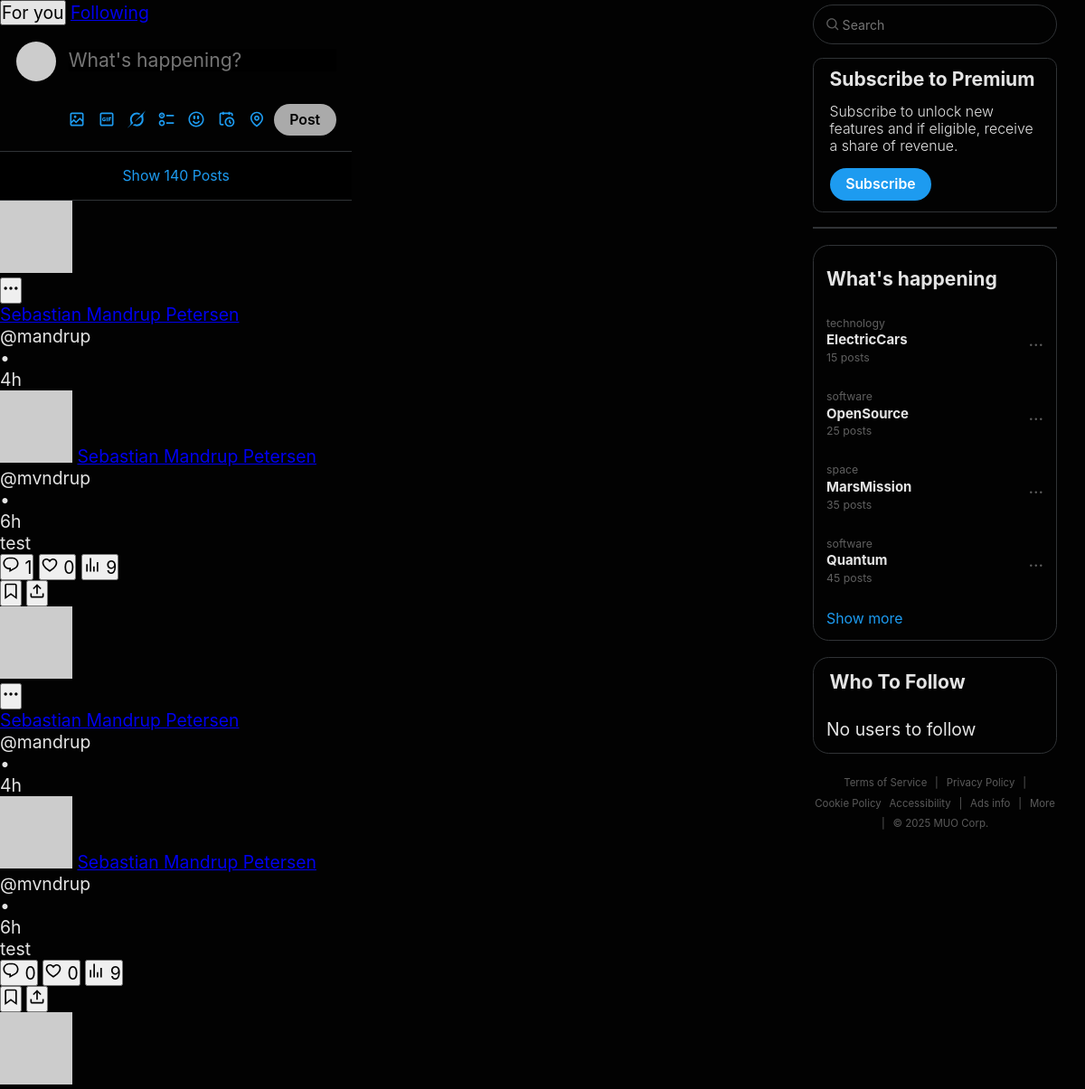
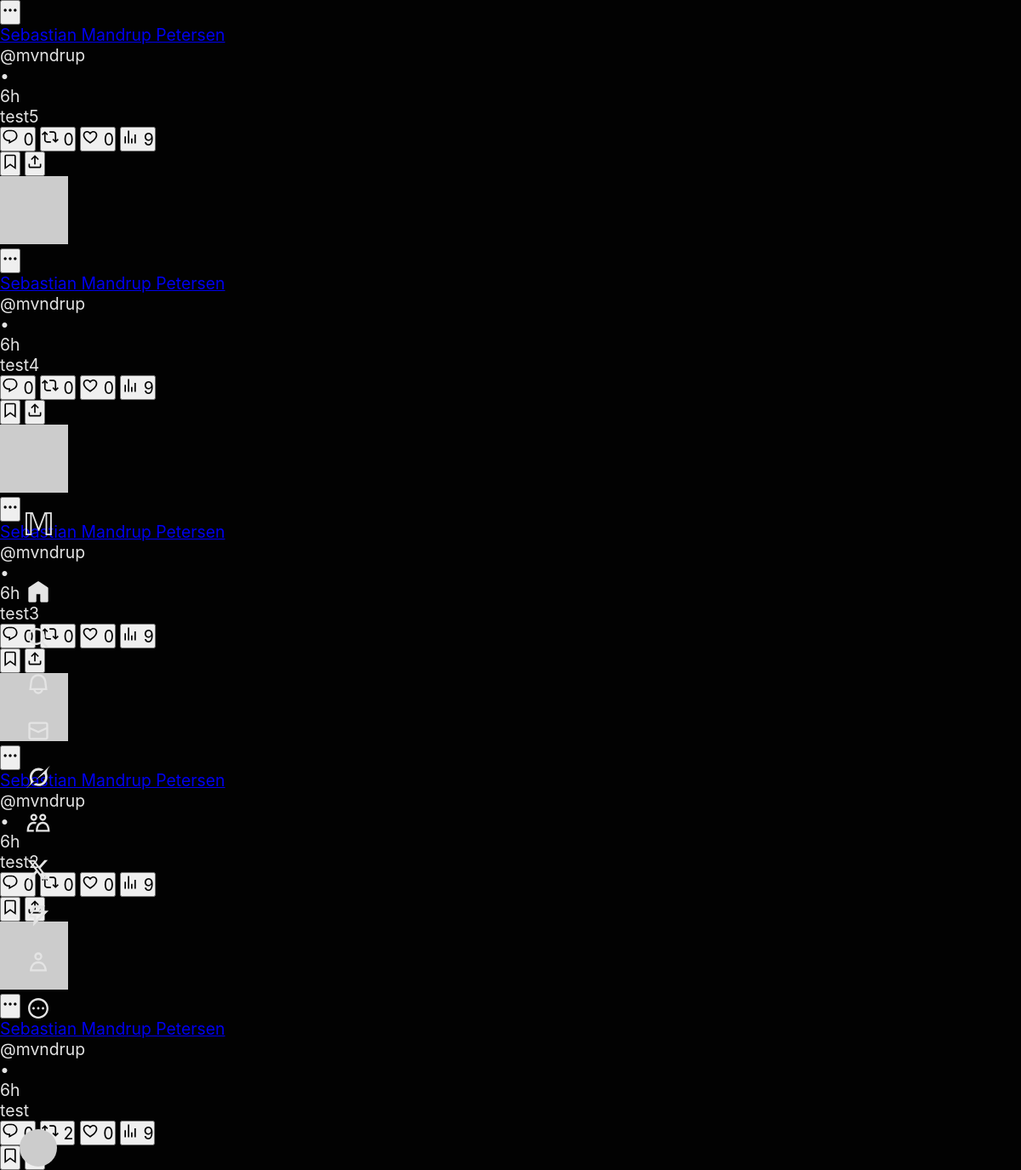
/home (signed in), run on the app's committed database (2 pictures, top to bottom).
### tables this page shows
CREATE TABLE `posts` (
  `post_pk` char(50) NOT NULL,
  `post_content` varchar(200) DEFAULT NULL,
  `post_image` varchar(255) DEFAULT NULL,
  `post_reference` char(50) DEFAULT NULL,
  `post_user_fk` char(50) NOT NULL,
  `post_created_at` bigint(20) UNSIGNED NOT NULL,
  `post_deleted_at` bigint(20) UNSIGNED DEFAULT NULL
);

CREATE TABLE `users` (
  `user_pk` char(50) NOT NULL,
  `user_name` varchar(35) NOT NULL,
  `user_email` varchar(255) DEFAULT NULL,
  `user_password` varchar(255) NOT NULL,
  `user_phone` varchar(20) DEFAULT NULL,
  `user_birthday` date NOT NULL,
  `user_personalized_ads` tinyint(1) NOT NULL,
  `user_connect_with_email_phone` tinyint(1) NOT NULL,
  `user_handle` varchar(20) NOT NULL,
  `user_banner` varchar(255) DEFAULT NULL,
  `user_language` char(2) NOT NULL DEFAULT 'en',
  `user_bio` varchar(255) DEFAULT NULL,
  `user_location` varchar(50) DEFAULT NULL,
  `user_website` varchar(50) DEFAULT NULL
);

CREATE TABLE `topics` (
  `topic_pk` char(50) NOT NULL,
  `topic_name` varchar(25) NOT NULL,
  `topic_field` varchar(25) NOT NULL,
  `topic_count` bigint(20) UNSIGNED NOT NULL,
  `topic_rank` tinyint(3) UNSIGNED NOT NULL,
  `topic_created_at` bigint(20) UNSIGNED NOT NULL,
  `topic_updated_at` bigint(20) UNSIGNED NOT NULL,
  `topic_deleted_at` bigint(20) UNSIGNED DEFAULT NULL
);

### controllers/home.php (called while the page is built, shortened)
<?php
require_once __DIR__ . '/../models/PostModel.php';
require_once __DIR__ . '/../models/TopicModel.php';
$postModel = new PostModel();
$topicModel = new TopicModel();
try {
	$currentUserPk = $_SESSION['user']['user_pk'];
	$posts = $postModel->getAllWithCounts($currentUserPk);
	$firstThreeTopics = $topicModel->getPage();
} catch (Exception $e) {
	$usersToFollow = [];
	$firstThreeTopics = [];
	$posts = [];
	$error = $e->getMessage();
}
require __DIR__ . '/../views/home.php';

### routes.php (called while the page is built, shortened)
<?php
get('/home', 'controllers/home.php');

### services/db.php (called while the page is built)
<?php
try {
  $dbUserName = 'root';
  $dbPassword = 'password';
  $dbConnection = 'mysql:host=mariadb; dbname=company; charset=utf8mb4';
  $options = [
    PDO::ATTR_ERRMODE => PDO::ERRMODE_EXCEPTION,
    PDO::ATTR_DEFAULT_FETCH_MODE => PDO::FETCH_ASSOC
  ];
  return new PDO(
    $dbConnection,
    $dbUserName,
    $dbPassword,
    $options
  );
} catch (PDOException $ex) {
  echo $ex;
  exit();
}

### services/db_connector.php (called while the page is built)
<?php
if ($_SERVER['HTTP_HOST'] == 'mvndrup.com') {
    return require __DIR__ . '/server_db.php';
} else {
    return require __DIR__ . '/db.php';
}

### models/PostModel.php (called while the page is built, shortened)
<?php
class PostModel {
    private $_db;
    public function __construct() {
        $this->_db = require __DIR__ . '/../services/db_connector.php';
    }
    public function getAllWithCounts($current_user_pk) {
        $sql = "SELECT
                p.post_pk,
                p.post_content,
                p.post_image,
                p.post_created_at,
                u.user_pk,
                u.user_name,
                u.user_handle,
                rp.post_pk AS ref_post_pk,
                rp.post_content AS ref_post_content,
                rp.post_image AS ref_post_image,
                rp.post_created_at AS ref_post_created_at,
                ru.user_pk AS ref_user_pk,
                ru.user_name AS ref_user_name,
                ru.user_handle AS ref_user_handle,
                (SELECT COUNT(*) FROM post_likes
                    WHERE post_fk = p.post_pk
                    AND like_deleted_at IS NULL
                ) AS like_count,
                (SELECT 1 FROM post_likes
                    WHERE post_fk = p.post_pk
                    AND user_fk = :current_user_pk
                    AND like_deleted_at IS NULL
                    LIMIT 1
                ) AS liked_by_user,
                (SELECT COUNT(*) FROM comments
                    WHERE comment_post_fk = p.post_pk
                    AND comment_deleted_at IS NULL
                ) AS comment_count,
                (SELECT COUNT(*) FROM posts
                    WHERE post_reference = p.post_pk
                    AND post_deleted_at IS NULL
                ) AS repost_count,
                (SELECT 1 FROM posts
                    WHERE post_reference = p.post_pk
                    AND post_user_fk = :current_user_pk
                    AND post_deleted_at IS NULL
                    LIMIT 1
                ) AS reposted_by_user
                FROM posts p
                INNER JOIN users u
                    ON p.post_user_fk = u.user_pk
                LEFT JOIN posts rp
                    ON p.post_reference = rp.post_pk
                LEFT JOIN users ru
                    ON rp.post_user_fk = ru.user_pk
                WHERE p.post_deleted_at IS NULL
                ORDER BY p.post_created_at DESC;";
        $stmt = $this->_db->prepare($sql);
        $stmt->bindValue(':current_user_pk', $current_user_pk);
        $stmt->execute();
        $posts = $stmt->fetchAll();
        return $posts;
    }
}

### models/TopicModel.php (called while the page is built, shortened)
<?php
class TopicModel {
	private $_db;
	private $_LIMIT = 4;
	public function __construct() {
		$this->_db = require __DIR__ . '/../services/db_connector.php';
	}
	public function getPage($page = 1) {
		$LIMIT = $this->_LIMIT;
		$OFFSET = ($page - 1) * ($LIMIT - 1);
		$sql = "SELECT topic_pk, topic_name, topic_field, topic_count, topic_rank
				FROM topics
				ORDER BY topic_rank DESC
				LIMIT :_limit OFFSET :offset";
		$stmt = $this->_db->prepare($sql);
		$stmt->bindParam(':_limit', $LIMIT, PDO::PARAM_INT);
		$stmt->bindParam(':offset', $OFFSET, PDO::PARAM_INT);
		$stmt->execute();
		return $stmt->fetchAll();
	}
}

### x.php (the view, shortened to what this page needs)
<?php
function muoEcho($text) {
    if ($text === null) {
        return;
    }
    echo htmlspecialchars($text);
}

### views/home.php (shortened to what this page needs)
<?php
require_once __DIR__ . "../../x.php";
?>
<!DOCTYPE html>
<html lang="en">
<head>
    <link rel="stylesheet" href="./styling/home/home.css">
</head>
<body>
    <div id='divMainContainer'>
        <?php require __DIR__ . '/../components/nav.php'; ?>
        <main>
            <?php
            require_once __DIR__ . '/../components/sections/headerMain.php';
            ?>
            <?php require_once __DIR__ . '/../components/sections/createPost.php'; ?>
            <?php
            foreach ($posts as $post) {
                require __DIR__ . '../../components/articles/post.php';
            }
            ?>
        </main>
        <?php require __DIR__ . '/../components/aside.php'; ?>
    </div>
</body>
</html>

### components/articles/post.php (shortened to what this page needs)
<?php
require_once __DIR__ . '/../../x.php';
?>
<article class='articlePost' data-post-pk='<?php muoEcho($post["post_pk"]) ?>' data-author-handle='<?php muoEcho($post["user_handle"]) ?>'>
    <img src="https://ui-avatars.com/api/?name=<?php muoEcho($post["user_name"]) ?>&background=random" alt="Avatar" class='imgPostAvatar'>
    <section class='sectionPostOptions'>
        <button title="More options">
            <svg xmlns="http://www.w3.org/2000/svg" viewBox="0 0 24 24" width="20" height="20" fill="currentColor"
                aria-hidden="true" class="icon-more">
                <path
                    d="M3 12c0-1.1.9-2 2-2s2 .9 2 2-.9 2-2 2-2-.9-2-2zm9 2c1.1 0 2-.9 2-2s-.9-2-2-2-2 .9-2 2 .9 2 2 2zm7 0c1.1 0 2-.9 2-2s-.9-2-2-2-2 .9-2 2 .9 2 2 2z">
                </path>
            </svg>
        </button>
    </section>
    <header class='headerPostUser'>
        <a class='aPostUserFullName' href='<?php muoEcho($post["user_handle"]) ?>'>
        </a>
        <p class='pPostUserHandle'>
            @<?php muoEcho($post["user_handle"]) ?>
        </p>
        <p class='pPostDotSeparator'>
            &#8226;
        </p>
        <p class='pPostTime'>
            <?php
            $unixTimestamp = $post["post_created_at"];
            $diff = time() - $unixTimestamp;
            if ($diff < 60) {
                muoEcho($diff . "s ago");
            } elseif ($diff < 3600) {
                muoEcho(floor($diff / 60) . "m");
            } elseif ($diff < 86400) {
                muoEcho(floor($diff / 3600) . "h");
            } elseif ($diff < 604800) {
                muoEcho(floor($diff / 86400) . "d");
            } else {
                muoEcho(date("M j, Y", $unixTimestamp));
            }
            ?>
        </p>
    </header>
    <p class='pPostContent'>
    </p>
    <?php
    if ($post["ref_post_pk"]) {
        include __DIR__ . '/repost.php';
    }
    ?>
    <footer class='footerPostActions'>
        <button class='buttonPostAction buttonPostActionComment' title='Comment'>
            <span class='spanPostActionCount'>
            </span>
        </button>
        <?php if (!$post["ref_post_pk"]) { ?>
            <button class='buttonPostAction buttonPostActionRepost
        <?php
            if ($post["reposted_by_user"] !== null && $post["repost_deleted_at"] === null) {
                echo "triggered";
            }
        ?>
            ' title='Repost'>
                <span class='spanPostActionCount'>
                </span>
            </button>
        <?php } ?>
        <button class='buttonPostAction buttonPostActionLike
        <?php
        if ($post["liked_by_user"] !== null) {
            echo "triggered";
        }
        ?>' title='Like'>
            <span class='spanPostActionCount'>
            </span>
        </button>
        <button class='buttonPostAction' title='Analytics'>
            <svg xmlns="http://www.w3.org/2000/svg" viewBox="0 0 24 24" width="20" height="20" fill="currentColor"
                aria-hidden="true" class="icon-bars">
                <path d="M8.75 21V3h2v18h-2zM18 21V8.5h2V21h-2zM4 21l.004-10h2L6 21H4zm9.248 0v-7h2v7h-2z">
                </path>
            </svg>
            <span class=spanPostActionCount>
                9
            </span>
        </button>
    </footer>
    <section class='sectionMorePostOptions'>
        <button title='Bookmark'>
            <svg xmlns="http://www.w3.org/2000/svg" viewBox="0 0 24 24" width="20" height="20" fill="currentColor"
                aria-hidden="true" class="icon-bookmark">
                <path
                    d="M4 4.5C4 3.12 5.119 2 6.5 2h11C18.881 2 20 3.12 20 4.5v18.44l-8-5.71-8 5.71V4.5zM6.5 4c-.276 0-.5.22-.5.5v14.56l6-4.29 6 4.29V4.5c0-.28-.224-.5-.5-.5h-11z">
                </path>
            </svg>
        </button>
        <button title='Share'>
        </button>
    </section>
</article>

### components/articles/repost.php (shortened to what this page needs)
<section class='sectionRepost'>
    <header class='headerRepostUser'>
        <img src="https://ui-avatars.com/api/?name=<?php muoEcho($post["ref_user_name"]) ?>&background=random" alt="Avatar" class='imgRepostAvatar'>
        <a class='aPostUserFullName' href='<?php muoEcho($post["ref_user_handle"]) ?>'>
        </a>
        <p class='pPostUserHandle'>
            @<?php muoEcho($post["ref_user_handle"]) ?>
        </p>
        <p class='pPostDotSeparator'>
            &#8226;
        </p>
        <p class='pPostTime'>
            <?php
            $unixTimestamp = $post["ref_post_created_at"];
            $diff = time() - $unixTimestamp;
            if ($diff < 60) {
                muoEcho($diff . "s ago");
            } elseif ($diff < 3600) {
                muoEcho(floor($diff / 60) . "m");
            } elseif ($diff < 86400) {
                muoEcho(floor($diff / 3600) . "h");
            } elseif ($diff < 604800) {
                muoEcho(floor($diff / 86400) . "d");
            } else {
                muoEcho(date("M j, Y", $unixTimestamp));
            }
            ?>
        </p>
    </header>
    <p class='pRepostContent'>
    </p>
</section>

### components/sections/whatsHappening.php (shortened to what this page needs)
<section id='sectionWhatsHappening'>
	<header>
		What's happening
	</header>
	<?php
	foreach ($firstThreeTopics as $topic) {
		require __DIR__ . '../../articles/trendItem.php';
	}
	?>
	<button id='btnShowMoreTrends' class='btnShow' data-next-page='2'>
		Show more
	</button>
</section>

### components/articles/trendItem.php (shortened to what this page needs)
<article class='articleTrendItem'>
    <div class='divTrendItemText'>
        <p>
        </p>
        <h2>
        </h2>
        <p>
            <?php muoEcho($topic["topic_count"]); ?> posts
        </p>
    </div>
    <button>
        ...
    </button>
</article>

### data on the page
posts: post_user_fk.user_name "Sebastian Mandrup Petersen mandrup 4h Sebastian Mandrup Petersen mvndrup 6h test 1 0"
posts: post_user_fk.user_name "Sebastian Mandrup Petersen mandrup 4h Sebastian Mandrup Petersen mvndrup 6h test 0 0"
posts: post_user_fk.user_name "Sebastian Mandrup Petersen mvndrup 6h test5 0 0 0"
posts: post_user_fk.user_name "Sebastian Mandrup Petersen mvndrup 6h test4 0 0 0"
posts: post_user_fk.user_name "Sebastian Mandrup Petersen mvndrup 6h test3 0 0 0"
posts: post_user_fk.user_name "Sebastian Mandrup Petersen mvndrup 6h test2 0 0 0"
posts: post_user_fk.user_name "Sebastian Mandrup Petersen mvndrup 6h test 2 0"
topics: topic_field "technology ElectricCars 15"
topics: topic_field "software OpenSource 25"
topics: topic_field "space MarsMission 35"
topics: topic_field "software Quantum 45"
